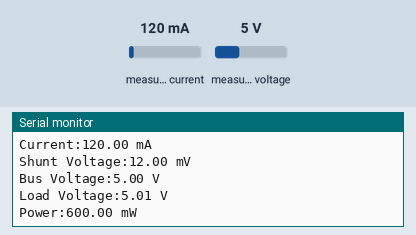
Bench run of a program on a simulated Arduino Uno, built with avr-gcc and run on an emulated ATmega328P. On the bench: the last lines printed to the serial monitor. The inputs (shaded band) are chosen by the test bench; at power-on: measured current 120 mA, measured voltage 5 V.

Above: at 1.2 s.
1.3 s: measured current set to 40 mA
At 2.3 s:
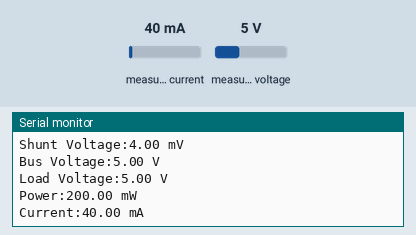
2.8 s: measured voltage set to 0.3 V
At 3.3 s:
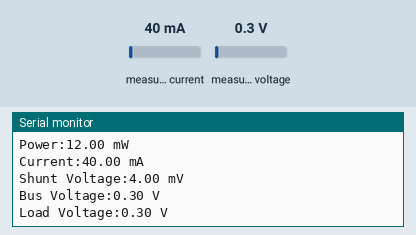
4.3 s: measured current set to 500 mA
At 5.4 s:
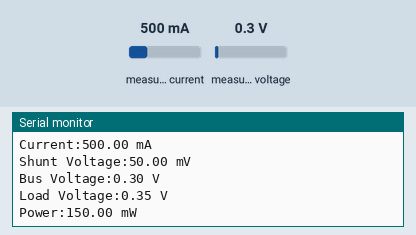
Timing chart, 0 to 6.1 s (numbered marks = the images above; inputs shaded):
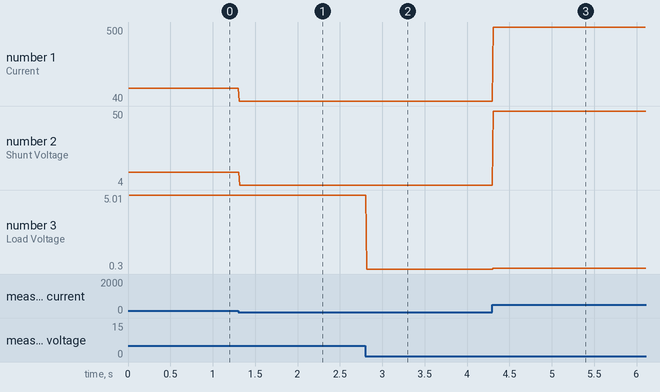

Measured:
- after the input at 1.3 s, the serial monitor: prints a new line at once (image 1)
- after the input at 2.8 s, the serial monitor: prints a new line at once (image 2)
- after the input at 4.3 s, the serial monitor: prints a new line at once (image 3)
- plotted number 1: 120 → 40 after the input at 1.3 s, 40 → 500 after the input at 4.3 s
- plotted number 2: 12 → 4 after the input at 1.3 s, 4 → 50 after the input at 4.3 s
- plotted number 3: 5 → 0.3 after the input at 2.8 s, 0.3 → 0.35 after the input at 4.3 s

The program:

main.cpp
```cpp
#include <Wire.h>
#include <Arduino.h>
#include <Adafruit_INA219.h>

Adafruit_INA219 ina219;
float current_mA=0;
float shuntvoltage_mV=0;
float busvoltage_V=0;
float loadvoltage_V = 0;
float power_mW = 0;

#define CALIBRATION_MODE 1
#define SAMPLING_INTERVAL_MS 1
/*
1: 32V, 2A
2: 32V, 1A
3: 16V, 400mA
*/

void setup() {
    Serial.begin(115200);
    while (!Serial) {
        delay(1);
    }

    if (!ina219.begin()) {
        Serial.println("Failed to find INA219 chip");
        while (1) { delay(10); }
    }

    if (CALIBRATION_MODE == 1) {
        ina219.setCalibration_32V_2A();
    } else if (CALIBRATION_MODE == 2) {
        ina219.setCalibration_32V_1A();
    } else if (CALIBRATION_MODE == 3) {
        ina219.setCalibration_16V_400mA();
    }

}

void loop() {
    current_mA = ina219.getCurrent_mA();
    shuntvoltage_mV = ina219.getShuntVoltage_mV();
    busvoltage_V = ina219.getBusVoltage_V();
    loadvoltage_V = busvoltage_V + (shuntvoltage_mV / 1000);
    power_mW = ina219.getPower_mW();

    Serial.print("Current:"); Serial.print(current_mA); Serial.println(" mA");
    Serial.print("Shunt Voltage:"); Serial.print(shuntvoltage_mV); Serial.println(" mV");
    Serial.print("Bus Voltage:"); Serial.print(busvoltage_V); Serial.println(" V");
    Serial.print("Load Voltage:"); Serial.print(loadvoltage_V); Serial.println(" V");
    Serial.print("Power:"); Serial.print(power_mW); Serial.println(" mW");

    delay(SAMPLING_INTERVAL_MS);

}
```
